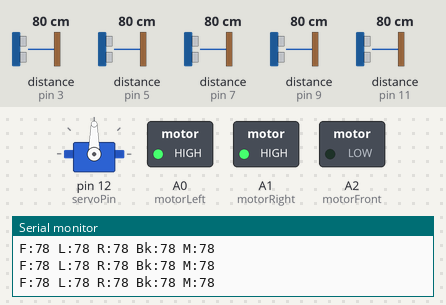
Recording of a sketch running on a simulated Arduino Uno, built with avr-gcc and run on an emulated ATmega328P. On the bench: servo, switched loads named in the sketch (green lamp = pin HIGH), the last lines printed to the serial monitor. Wiring (inferred from the names in the program): 5 × ultrasonic range finder: trigger pin 2, echo pin 3 / trigger pin 4, echo pin 5 / trigger pin 6, echo pin 7 / trigger pin 8, echo pin 9 / trigger pin 10, echo pin 11. Dashed ring = blinking. The inputs (shaded band) are chosen by the test bench; at power-on: distance to the obstacle (sensors on pin 3, pin 9, pin 7, pin 5, pin 11) 80 cm. The echo pulse lasts 58.3 µs per cm; pins used as bus, display or sensor lines are not drawn.

Above: at 1.2 s.
1.3 s: distance to the obstacle (sensor on pin 3) set to 12 cm
2.8 s: distance to the obstacle (sensor on pin 3) set to 9 cm
At 3.3 s:
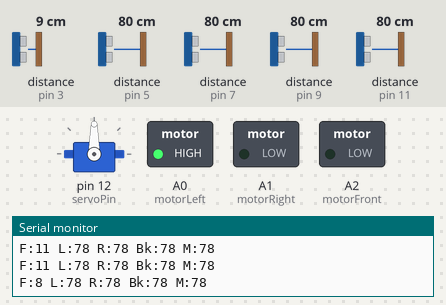
5.8 s: distance to the obstacle (sensor on pin 9) set to 12 cm
8.8 s: distance to the obstacle (sensor on pin 9) set to 9 cm
At 9.7 s:
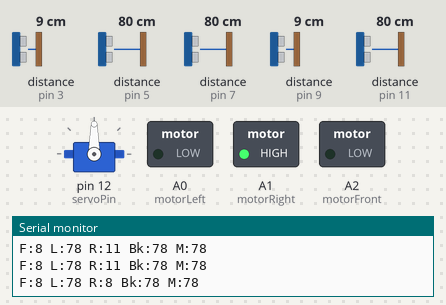
11.8 s: distance to the obstacle (sensor on pin 7) set to 12 cm
14.8 s: distance to the obstacle (sensor on pin 7) set to 9 cm
At 15.8 s:
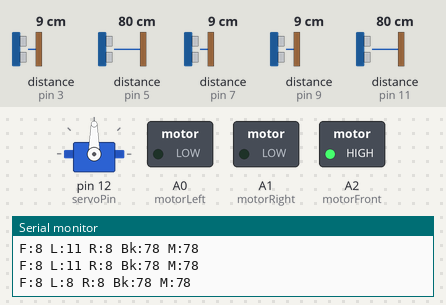
Timing chart, 0 to 18.8 s (numbered marks = the images above; inputs shaded):
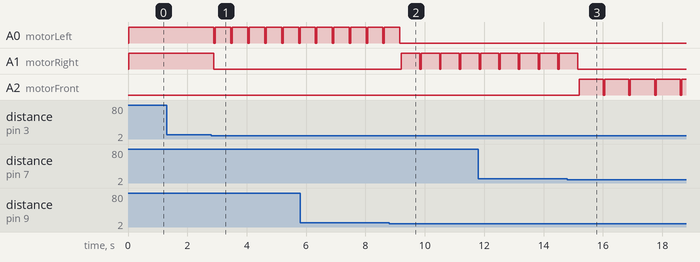

Measured:
- the behaviour switches between 11 and 10 cm on distance to the obstacle (sensor on pin 3) (found by bisection; images 0 and 1)
- the behaviour switches between 11 and 10 cm on distance to the obstacle (sensor on pin 9) (found by bisection; images 1 and 2)
- the behaviour switches between 11 and 10 cm on distance to the obstacle (sensor on pin 7) (found by bisection; images 2 and 3)
- after the input at 2.8 s, A0 (motorLeft): alternates HIGH for 0.52 s and LOW for 0.05 s, starting after 0.09 s; A1 (motorRight): HIGH → LOW after 0.09 s
- after the input at 8.8 s, A0 (motorLeft): goes on until 9.2 s, then stays LOW; A1 (motorRight): alternates HIGH for 0.62 s and LOW for 0.05 s, starting after 0.41 s
- after the input at 14.8 s, A1 (motorRight): goes on until 15.1 s, then stays LOW; A2 (motorFront): alternates HIGH for 0.81 s and LOW for 0.05 s, starting after 0.40 s

The sketch:

main.ino
```cpp
#include <Servo.h>

// Pines sensores ultrasónicos
#define trigFront 2
#define echoFront 3
#define trigLeft 6
#define echoLeft 7
#define trigRight 8
#define echoRight 9
#define trigBack 4
#define echoBack 5
#define trigMouth 10
#define echoMouth 11

// Pines motores
#define motorLeft A0   // motor izquierdo
#define motorRight A1  // motor derecho
#define motorFront A2  // motor frontal/reversa

// Servo
Servo mouthServo;
#define servoPin 12

// Variables
int distFront, distLeft, distRight, distBack, distMouth;
bool bocaCerrando = false;
unsigned long tiempoInicioBoca = 0;

// Función para medir distancia (HC-SR04)
int getDistance(int trigPin, int echoPin) {
  digitalWrite(trigPin, LOW);
  delayMicroseconds(2);
  digitalWrite(trigPin, HIGH);
  delayMicroseconds(10);
  digitalWrite(trigPin, LOW);
  long duration = pulseIn(echoPin, HIGH, 25000); // timeout 25 ms
  int distance = duration * 0.034 / 2;
  if (distance == 0 || distance > 200) distance = 200; // filtrar lecturas falsas
  return distance;
}

// Acciones (enciende/apaga motores)
void moveForward() {
  digitalWrite(motorFront, LOW);   // apagar reversa
  digitalWrite(motorLeft, HIGH);
  digitalWrite(motorRight, HIGH);
}
void turnLeft() {
  digitalWrite(motorFront, LOW);
  digitalWrite(motorLeft, LOW);
  digitalWrite(motorRight, HIGH);  // empuja a la izquierda
}
void turnRight() {
  digitalWrite(motorFront, LOW);
  digitalWrite(motorLeft, HIGH);   // empuja a la derecha
  digitalWrite(motorRight, LOW);
}
void moveBackward() {
  digitalWrite(motorLeft, LOW);
  digitalWrite(motorRight, LOW);
  digitalWrite(motorFront, HIGH);  // retrocede
}
void stopAll() {
  digitalWrite(motorLeft, LOW);
  digitalWrite(motorRight, LOW);
  digitalWrite(motorFront, LOW);
}

// ---------- Setup ----------
void setup() {
  Serial.begin(9600);

  // Sensores
  pinMode(trigFront, OUTPUT); pinMode(echoFront, INPUT);
  pinMode(trigLeft, OUTPUT);  pinMode(echoLeft, INPUT);
  pinMode(trigRight, OUTPUT); pinMode(echoRight, INPUT);
  pinMode(trigBack, OUTPUT);  pinMode(echoBack, INPUT);
  pinMode(trigMouth, OUTPUT); pinMode(echoMouth, INPUT);

  // Motores
  pinMode(motorLeft, OUTPUT);
  pinMode(motorRight, OUTPUT);
  pinMode(motorFront, OUTPUT);

  // Servo
  mouthServo.attach(servoPin);
  mouthServo.write(90); // boca abierta por defecto
}

// ---------- Loop ----------
void loop() {
  const int UMBRAL = 10; // umbral de distancia en cm

  // Leer sensores
  distFront = getDistance(trigFront, echoFront);
  distLeft  = getDistance(trigLeft, echoLeft);
  distRight = getDistance(trigRight, echoRight);
  distBack  = getDistance(trigBack, echoBack);
  distMouth = getDistance(trigMouth, echoMouth);

  Serial.print("F:"); Serial.print(distFront);
  Serial.print(" L:"); Serial.print(distLeft);
  Serial.print(" R:"); Serial.print(distRight);
  Serial.print(" Bk:"); Serial.print(distBack);
  Serial.print(" M:"); Serial.println(distMouth);

  // Movimiento
  if (distFront < UMBRAL) {
    stopAll();
    delay(50);

    if (distLeft < UMBRAL && distRight < UMBRAL) {
      if (distBack > UMBRAL) {
        moveBackward();
        delay(700);
      } else {
        stopAll();
        delay(300);
      }
    } else {
      if (distRight < UMBRAL) {
        turnLeft();
        delay(500);
      } else if (distLeft < UMBRAL) {
        turnRight();
        delay(500);
      } else {
        turnRight();
        delay(400);
      }
    }
  } else if (distBack < UMBRAL) {
    moveForward();
  } else {
    moveForward();
  }

  // --- Control no bloqueante del servo (boca) ---
  unsigned long ahora = millis();
  if (distMouth < 5 && !bocaCerrando) {
    mouthServo.write(0);          // cierra boca
    bocaCerrando = true;
    tiempoInicioBoca = ahora;
  }
  if (bocaCerrando && (ahora - tiempoInicioBoca > 700)) {
    mouthServo.write(90);         // abre boca
    bocaCerrando = false;
  }

  delay(100);
}
```
